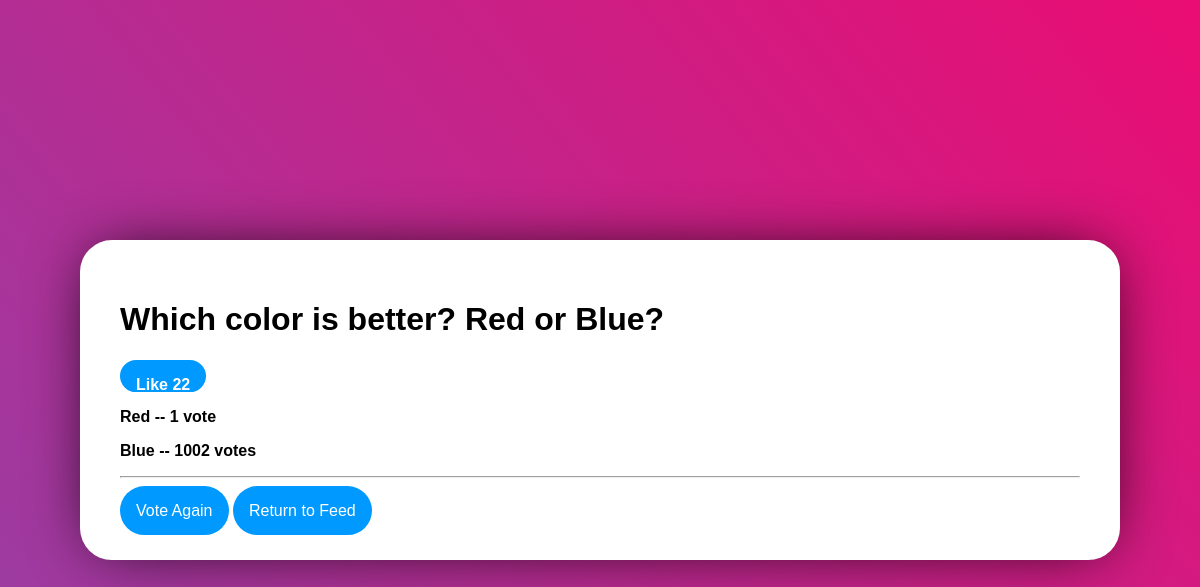
/polling/3/results/, run on the app's committed database.
### polling/models.py (models this page shows, shortened)
class Question(models.Model):
    questionText = models.CharField(max_length=250)
    publicationDate = models.DateTimeField('date published')
    likes = models.IntegerField(default=0)

class Choice(models.Model):
    question = models.ForeignKey(Question, on_delete=models.CASCADE)
    choiceText = models.CharField(max_length=150)
    votes = models.IntegerField(default=0)

### polling/views.py (the view)
# urls.py: path('<int:pk>/results/', views.ResultsView.as_view(), name='results'),
class ResultsView(generic.DetailView):
    model = Question
    template_name = 'polling/results.html'

### polling/templates/polling/results.html
{% load static %}
<link rel="stylesheet" type="text/css" href="{% static 'polling/style.css' %}">
<div class="VoteDiv">
  <h1>{{ question.questionText}}</h1>
  <input type="submit" class="LikeButton" name="Like" value="Like {{question.likes}}""></input>
  {% for choice in question.choice_set.all %}
    <p>{{ choice.choiceText}} -- {{choice.votes}} vote{{ choice.votes|pluralize}} </p>
  {% endfor %}
  <hr></hr>
  <div class="Space">
    <a href = "{% url 'polling:detail' question.id %}">Vote Again</a>
    <a href = "{% url 'polling:index'%}">Return to Feed</a>
  </div>
</div>

### polling/static/polling/style.css (style rules this page uses)
h1 { font-family: Arial; font-weight: Bold; color: black; }
p { font-family: Arial; font-weight: Bold; color: black; }
input { align-self: Left; }
.VoteDiv { font-size: 16px; position: absolute; top: 50%; left: 50%; transform: translate(-50%, -50%); margin: auto; font-family: Arial; background-color: white; border-radius: 2em; padding: 2.5em; width: 80%; overflow: visible; box-shadow: 0px 0px 64px -16px black; }
.VoteDiv input { color: white; border-radius: 2em; background-color: var(--button-color); border-style: none; padding: 1em; }
.VoteDiv a { position: relative; width: 100%; color: white; border-radius: 2em; background-color: var(--button-color); border-style: none; padding: 1em; text-decoration: none; margin-top: 5em; }
.LikeButton { font-family: Arial; color: white; font-weight: bold; font-size: 1em; background: var(--button-color); border-radius: 2em; border-style: none; min-width: 3em; max-width: 6em; height: 2em; margin: auto; }
.Space { margin-top: 1.5em; }

### data on the page
Question: questionText "Which color is better? Red or Blue?", Like "Like 22"
Choice: choiceText "Red", votes "1"
Choice: choiceText "Blue", votes "1002"
